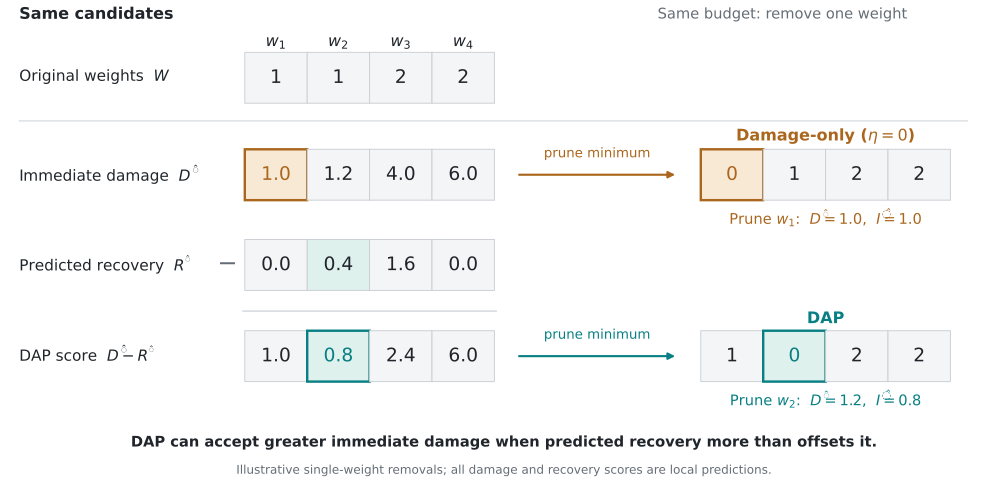

Recreate this plot in Python.
from pathlib import Path
import argparse
import numpy as np
import matplotlib
matplotlib.use("Agg")
import matplotlib.pyplot as plt
from matplotlib.patches import Rectangle, FancyArrowPatch


INK = "#20252B"
MUTED = "#646C75"
LINE = "#C9CED3"
PALE = "#F4F5F6"
AMBER = "#AA661C"
AMBER_FILL = "#F7E9D4"
TEAL = "#087F83"
TEAL_FILL = "#DFF1ED"
RED = "#B55A52"
RED_FILL = "#F8E7E4"


def toy_example():
    w = np.array([1., 1., 2., 2.])
    h = np.array([[2., 0., 0., 0.],
                  [0., 2.4, 2., 0.],
                  [0., 2., 2., 0.],
                  [0., 0., 0., 3.]])
    eta = 0.1
    damage = 0.5 * w**2 * np.diag(h)
    recovery = eta * w**2 * (np.sum(h * h.T, axis=1) - np.diag(h)**2)
    score = damage - recovery
    actual_losses = []
    updated = []
    for i in range(w.size):
        delta = np.zeros_like(w)
        delta[i] = -w[i]
        z = np.ones_like(w)
        z[i] = 0
        m = -eta * z * (h @ delta)
        residual = delta + m
        actual_losses.append(0.5 * residual @ h @ residual)
        updated.append(w + residual)
    assert np.all(np.linalg.eigvalsh(h) > 0)
    assert np.allclose(damage, [1., 1.2, 4., 6.])
    assert np.allclose(recovery, [0., 0.4, 1.6, 0.])
    assert np.allclose(score, [1., 0.8, 2.4, 6.])
    assert np.argmin(damage) == 0
    assert np.argmin(score) == np.argmin(actual_losses) == 1
    assert np.allclose(updated[1], [1., 0., 2.2, 2.])
    return w, damage, recovery, score, np.array(updated), actual_losses


def label(ax, x, y, text, size=12, color=INK, ha="left", **kw):
    return ax.text(x, y, text, fontsize=size, color=color, ha=ha,
                   va="center", **kw)


def cells(ax, x, y, values, width=0.64, height=0.53,
          fills=None, outlines=None, decimals=False):
    """Draw a four-cell row; y is its vertical center."""
    fills = fills or {}
    outlines = outlines or {}
    for i, value in enumerate(values):
        edge = outlines.get(i, LINE)
        ax.add_patch(Rectangle((x+i*width, y-height/2), width, height,
                              facecolor=fills.get(i, PALE), edgecolor=edge,
                              linewidth=1.8 if i in outlines else 0.7,
                              zorder=2))
        string = f"{value:.1f}" if decimals else f"{value:g}"
        label(ax, x+(i+0.5)*width, y, string, 14,
              color=edge if i in outlines else INK, ha="center", zorder=3)


def arrow(ax, start, end, color=MUTED, rad=0, style="-|>", lw=1.2):
    ax.add_patch(FancyArrowPatch(start, end, arrowstyle=style,
                                mutation_scale=10, linewidth=lw,
                                color=color,
                                connectionstyle=f"arc3,rad={rad}"))


def draw(outdir):
    w, damage, recovery, score, updated, actual = toy_example()
    plt.rcParams.update({"font.family": "DejaVu Sans",
                         "mathtext.fontset": "dejavusans",
                         "pdf.fonttype": 42,
                         "ps.fonttype": 42,
                         "svg.fonttype": "none"})
    fig = plt.figure(figsize=(10.5, 5.0), facecolor="white")
    ax = fig.add_axes([0, 0, 1, 1])
    ax.set_xlim(0, 10.5)
    ax.set_ylim(0, 5.0)
    ax.axis("off")

    # Shared candidates and independent-removal scores. The two outgoing
    # arrows explicitly connect each criterion to its chosen pruned row.
    x, width = 2.55, 0.65
    out_x = 7.30
    label(ax, 0.20, 4.85, "Same candidates", 12, fontweight="bold")
    label(ax, 6.85, 4.85, "Same budget: remove one weight", 11, MUTED)
    for i in range(4):
        label(ax, x+(i+0.5)*width, 4.56, rf"$w_{i+1}$", 12, ha="center")
    label(ax, 0.20, 4.19, r"Original weights  $W$", 11.5)
    cells(ax, x, 4.19, w, width=width)
    ax.plot([0.20, 10.08], [3.74, 3.74], color=LINE, lw=0.7)

    yd, yr, ys = 3.18, 2.24, 1.29
    label(ax, 0.20, yd, r"Immediate damage  $\widehat D$", 11.5)
    cells(ax, x, yd, damage, width=width, fills={0:AMBER_FILL},
          outlines={0:AMBER}, decimals=True)
    label(ax, 0.20, yr, r"Predicted recovery  $\widehat R$", 11.5)
    cells(ax, x, yr, recovery, width=width, fills={1:TEAL_FILL}, decimals=True)
    label(ax, x-0.18, yr, r"$-$", 18, MUTED, ha="center")
    ax.plot([x-0.02, x+4*width+0.02], [1.76, 1.76], color=LINE, lw=0.9)
    label(ax, 0.20, ys, r"DAP score  $\widehat D-\widehat R$", 11.5)
    cells(ax, x, ys, score, width=width, fills={1:TEAL_FILL},
          outlines={1:TEAL}, decimals=True)

    # Matching rows make the control-vs-DAP comparison explicit.
    label(ax, out_x+2*width, 3.57, r"Damage-only ($\eta=0$)", 12, AMBER,
          ha="center", fontweight="bold")
    arrow(ax, (5.38, yd), (7.06, yd), AMBER, lw=1.6)
    label(ax, 6.22, yd+0.22, "prune minimum", 10, AMBER, ha="center")
    baseline_weights = w.copy()
    baseline_weights[np.argmin(damage)] = 0
    cells(ax, out_x, yd, baseline_weights, width=width,
          fills={0:AMBER_FILL}, outlines={0:AMBER})
    label(ax, out_x+2*width, yd-0.46, r"Prune $w_1$:  $\widehat D=1.0$,  $\widehat I=1.0$",
          11, AMBER, ha="center")

    label(ax, out_x+2*width, 1.68, "DAP", 12, TEAL, ha="center", fontweight="bold")
    arrow(ax, (5.38, ys), (7.06, ys), TEAL, lw=1.6)
    label(ax, 6.22, ys+0.22, "prune minimum", 10, TEAL, ha="center")
    dap_weights = w.copy()
    dap_weights[np.argmin(score)] = 0
    cells(ax, out_x, ys, dap_weights, width=width,
          fills={1:TEAL_FILL}, outlines={1:TEAL})
    label(ax, out_x+2*width, ys-0.46, r"Prune $w_2$:  $\widehat D=1.2$,  $\widehat I=0.8$",
          11, TEAL, ha="center")

    label(ax, 5.25, 0.39,
          "DAP can accept greater immediate damage when predicted recovery more than offsets it.",
          11, INK, ha="center", fontweight="bold")
    label(ax, 5.25, 0.10,
          "Illustrative single-weight removals; all damage and recovery scores are local predictions.",
          9, MUTED, ha="center")

    outdir.mkdir(parents=True, exist_ok=True)
    for suffix in ["pdf", "svg", "png"]:
        fig.savefig(outdir / f"dap_method_figure.{suffix}", dpi=220,
                    facecolor="white", metadata={"Creator": "DAP method schematic"})
    plt.close(fig)
    print("Immediate damage:", damage.tolist())
    print("Predicted recovery:", recovery.tolist())
    print("DAP score:", score.tolist())
    print("Quadratic loss after one full step:", actual)
    print("Saved PDF, SVG and PNG to", outdir.resolve())


if __name__ == "__main__":
    parser = argparse.ArgumentParser(description=__doc__)
    parser.add_argument("--output-dir", type=Path, default=Path(__file__).resolve().parent)
    draw(parser.parse_args().output_dir)
